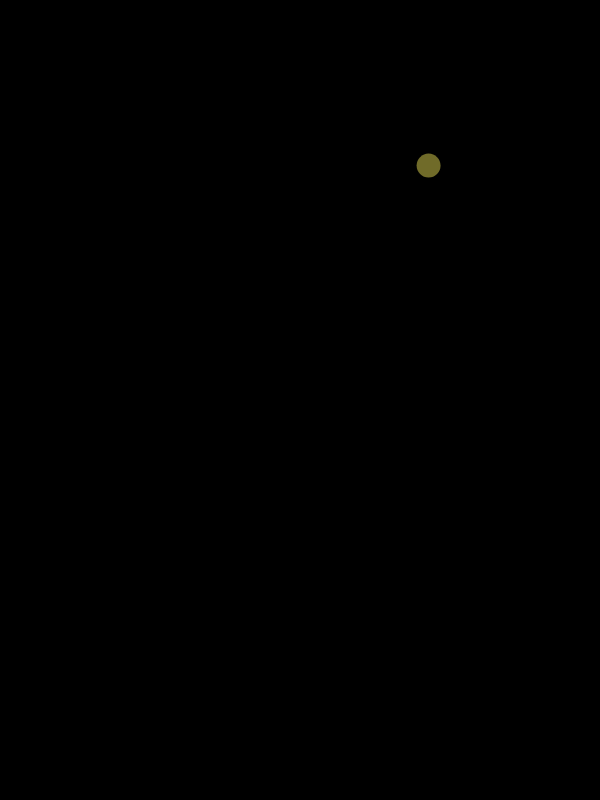
Frame 1 (no input)
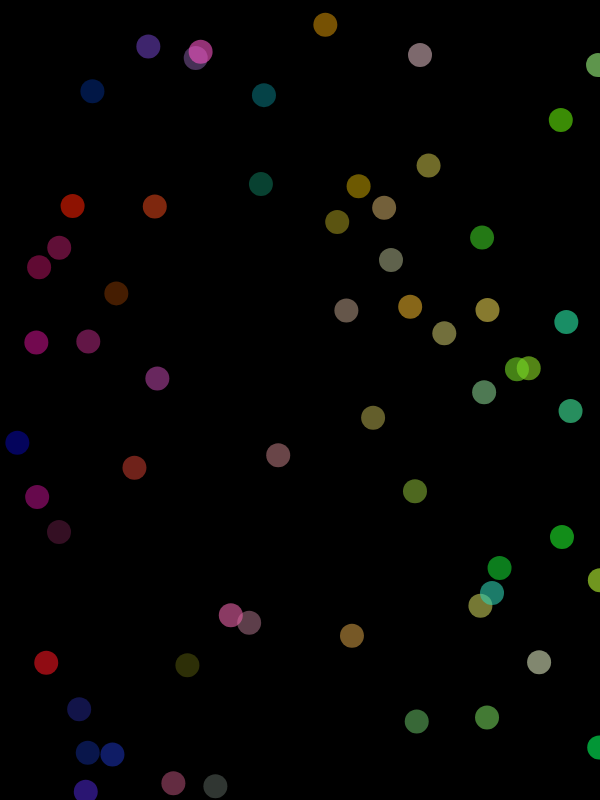
Frame 60 (no input)
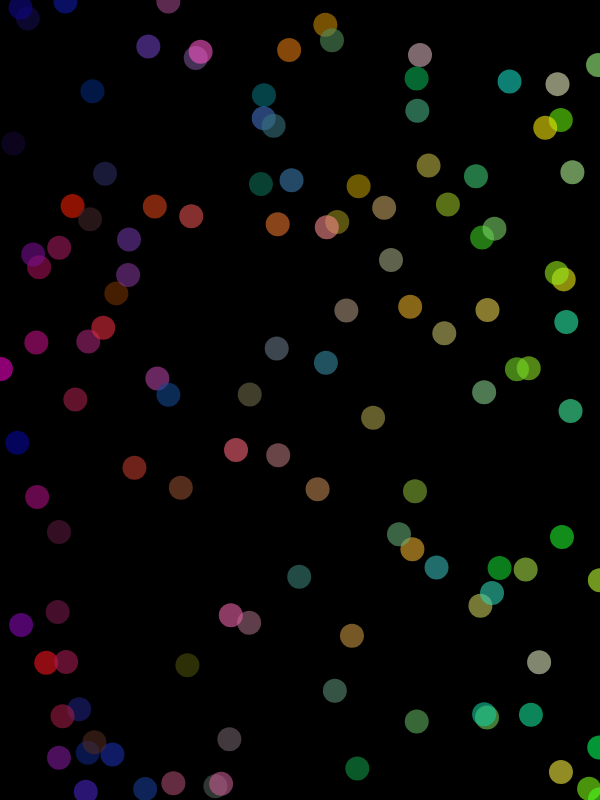
Frame 120 (the mouse pressed at the canvas centre since frame 60)

The p5.js sketch that drew these frames (run headless with seeded random() and noise() and a simulated clock; from frame 60 on, the mouse is pressed at the canvas centre):

// p5.js sketch
// ── sketch.js
var spot = {
	x: 100,
	y: 50
};

var col = {
	r: 255,
	g: 0,
	b: 0
};

function setup() {
	createCanvas(displayHeight, displayWidth);
	// Background
	background(0);
}

function draw() {
	noStroke();
	
	spot.x = random(0, width);
	spot.y = random(0, height);
	
	col.r = random(0, 255);
	col.g = map(spot.x, 0, width, 0, 255)
	col.b = random(0, 200);
	
	fill(col.r, col.g, col.b, 150);
	ellipse(spot.x, spot.y, 24, 24);
}
